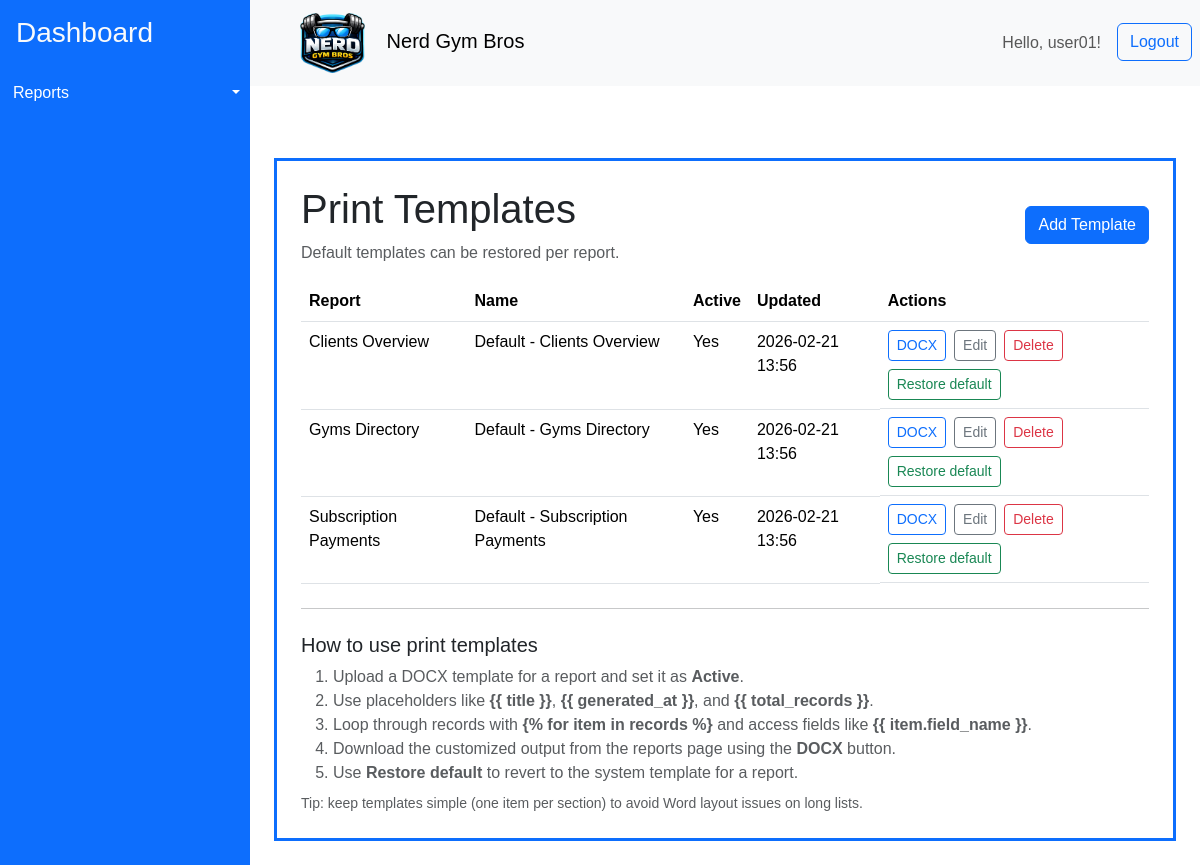
The app's page /reports/print-templates/ (signed in) with its own data.
### gymReports/models.py (models this page shows, shortened)
class PrintTemplate(models.Model):
    report_key = models.CharField(max_length=64, choices=REPORT_TEMPLATE_CHOICES)
    name = models.CharField(max_length=120)
    template_file = models.FileField(upload_to="print_templates/")
    is_active = models.BooleanField(default=True)
    created_by = models.ForeignKey(
        User, null=True, blank=True, on_delete=models.SET_NULL
    )
    created_at = models.DateTimeField(auto_now_add=True)
    updated_at = models.DateTimeField(auto_now=True)
    class Meta:
        indexes = [models.Index(fields=["report_key", "is_active"])]
        ordering = ["-updated_at", "-created_at"]

### gymReports/views.py (the view)
class PrintTemplateListView(LoginRequiredMixin, ListView):
    model = PrintTemplate
    template_name = "gymApp/print_templates/list.html"
    context_object_name = "templates"
    def get_queryset(self):
        ensure_default_templates()
        return PrintTemplate.objects.all().order_by("report_key", "-updated_at")

### gymReports/views.py (called while the page is built, shortened)
def ensure_default_templates(report_key=None, force=False):
    keys = [report_key] if report_key else list(DEFAULT_TEMPLATE_SPECS.keys())
    for key in keys:
        active_exists = PrintTemplate.objects.filter(
            report_key=key, is_active=True
        ).exists()
        any_exists = PrintTemplate.objects.filter(report_key=key).exists()
        if active_exists and not force:
            continue

### gymApp/templates/gymApp/print_templates/list.html (shortened to what this page needs)
{% extends "gymApp/layout.html" %}
{% block content %}
<div class="container mt-5 p-4 border border-3 border-primary">
    <div class="d-flex justify-content-between align-items-center mb-3">
        <div>
            <h1>Print Templates</h1>
            <div class="text-body-secondary">Default templates can be restored per report.</div>
        </div>
        <a href="{% url 'gymReports:print_template_create' %}" class="btn btn-primary">Add Template</a>
    </div>
    <table class="table">
        <thead>
            <tr>
                <th>Report</th>
                <th>Name</th>
                <th>Active</th>
                <th>Updated</th>
                <th>Actions</th>
            </tr>
        </thead>
        <tbody>
        {% for template in templates %}
            <tr>
                <td>{{ template.get_report_key_display }}</td>
                <td>{{ template.name }}</td>
                <td>{% if template.is_active %}Yes{% else %}No{% endif %}</td>
                <td>{{ template.updated_at|date:"Y-m-d H:i" }}</td>
                <td class="d-flex flex-wrap gap-2">
                    <a class="btn btn-sm btn-outline-primary" href="{% url 'gymReports:report_docx_by_template' template.report_key template.id %}">DOCX</a>
                    <a class="btn btn-sm btn-outline-secondary" href="{% url 'gymReports:print_template_update' template.id %}">Edit</a>
                    <a class="btn btn-sm btn-outline-danger" href="{% url 'gymReports:print_template_delete' template.id %}">Delete</a>
                    <a class="btn btn-sm btn-outline-success" href="{% url 'gymReports:print_template_reset' template.report_key %}">Restore default</a>
                </td>
            </tr>
        {% empty %}
            <tr>
                <td colspan="5">No templates configured.</td>
            </tr>
        {% endfor %}
        </tbody>
    </table>
    <hr class="my-4">
    <div class="text-body-secondary">
        <h5 class="text-dark">How to use print templates</h5>
        <ol class="mb-2">
            <li>Upload a DOCX template for a report and set it as <strong>Active</strong>.</li>
            <li>Use placeholders like <strong>{{ '{' }}{{ '{' }} title {{ '}' }}{{ '}' }}</strong>, <strong>{{ '{' }}{{ '{' }} generated_at {{ '}' }}{{ '}' }}</strong>, and <strong>{{ '{' }}{{ '{' }} total_records {{ '}' }}{{ '}' }}</strong>.</li>
            <li>Loop through records with <strong>{{ '{' }}% for item in records %{{ '}' }}</strong> and access fields like <strong>{{ '{' }}{{ '{' }} item.field_name {{ '}' }}{{ '}' }}</strong>.</li>
            <li>Download the customized output from the reports page using the <strong>DOCX</strong> button.</li>
            <li>Use <strong>Restore default</strong> to revert to the system template for a report.</li>
        </ol>
        <div class="small">Tip: keep templates simple (one item per section) to avoid Word layout issues on long lists.</div>
    </div>
</div>
{% endblock %}

### gymApp/templates/gymApp/layout.html (shortened to what this page needs)
{% load bootstrap_icons %}
{% load static %}
<!DOCTYPE html>
<html>
    <head>
        <link href="https://cdn.jsdelivr.net/npm/bootstrap@5.3.8/dist/css/bootstrap.min.css" rel="stylesheet">
        <link rel="stylesheet" href="{% static 'styles/styles.css' %}">
    </head>
    <body>
    <div class="container-fluid layout d-flex flex-row p-0">
      <aside class="sidebar bg-primary" id="sidebar">
        <a class="d-block h3 pt-3 ps-3 link-light link-underline-opacity-0" href="{% url 'home'%}">Dashboard</a>
        <ul class="list-group mt-4" style="white-space: nowrap;" >
          <li class="d-flex  btn-group">
            <a href="{% url 'reports' %}" class="d-block text-start btn btn-primary rounded-0 flex-grow-1 "> {% bs_icon 'file-earmark-bar-graph-fill' size='1.25em'  %} Reports</a>
            <button type="button" class="d-block btn btn-primary rounded-0 dropdown-toggle dropdown-toggle-split flex-grow-0 flex-shrink-0 " data-bs-toggle="dropdown" aria-expanded="false">
            </button>
          </li>
        </ul>
      </aside>
      <div class="content container-fluid p-0">
        <nav class="navbar navbar-light bg-light p-2">
          <div class="d-flex align-items-center">
          <button class="btn toggle-btn" id="toggleBtn">{% bs_icon 'list' size='1.75em' color='blue' %}</button>
          <span class="navbar-brand mb-0 h1 ms-3"><img class="me-3" src="{% static 'assets/icons/logo.png' %}" alt="Nerd Gym Bros Logo" style="height: 3em;"> Nerd Gym Bros </span>
          </div>
          <div class="d-flex">
          <span class=" navbar-text me-3"> Hello, {{ user.username }}! </span>
          <form method="post" action="{% url 'logout' %}">
              <button type="submit" class="btn btn-outline-primary">Logout</button>
          </form>
          </div>
        </nav>
        <main class='p-4'>
            {% block content %}{% endblock %}
        </main>
      </div>
    </div>
    </body>
</html>

### gymApp/static/styles/styles.css (style rules this page uses)
* { box-sizing: border-box; }
body { box-sizing: border-box; margin: 0; font-family: sans-serif; }
.layout { min-height: 100vh; }
.sidebar { overflow:hidden; transform: translateX(0); min-width: 250px; width: 250px; transition: width .15s ease-in-out; }
.toggle-btn { display: block; }

### records on screen
PrintTemplate: report_key "Clients Overview", name "Default - Clients Overview", is_active "Yes", updated_at "2026-02-21 13:56"
PrintTemplate: report_key "Gyms Directory", name "Default - Gyms Directory", is_active "Yes", updated_at "2026-02-21 13:56"
PrintTemplate: report_key "Subscription Payments", name "Default - Subscription Payments", is_active "Yes", updated_at "2026-02-21 13:56"

### other values on screen
{{ user.username }} "user01"
{{ '{' }} "{"
{{ '}' }} "}"
